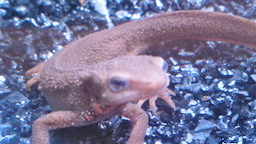
//> input picture dataset/imori.jpg, 256 x 144 px
$ ./007   (built with g++ and OpenCV 4)
//> lines starting //> are read from the running program, lines starting //| are printed output that depends on the picture
#include <opencv2/opencv.hpp>
#include <opencv2/highgui/highgui.hpp>
#include <iostream>
#include <math.h>

using namespace cv;
using namespace std;

int main(int argc, const char* argv[])
{
    Mat img = imread("../dataset/imori.jpg", IMREAD_COLOR);
//> img is the input picture: 144 rows x 256 cols, CV_8UC3; mean B, G, R 151.6, 116.6, 119.3

    if(! img.data)
    {
        cout << "Could not open or find the image" << std::endl;
        return -1;
    }

    int height = img.rows;
//> height = 144
    int width = img.cols;
//> width = 256
    int R = 8; //平均グリッド
    double v = 0;

    // Mat out = img.clone();
    Mat out = Mat::zeros(height, width, CV_8UC3);

    for(int j=0;j<height;j+=R){
        for(int i=0;i<width;i+=R){
            for(int c=0;c<3;c++){
                v = 0;
                for(int _j=0;_j<R;_j++){
                    for(int _i=0;_i<R;_i++){
                        v += (double)img.at<Vec3b>(j+_j, i+_i)[c];
                    }
                }
                v /= (R * R);
                for(int _j=0;_j<R;_j++){
                    for(int _i=0;_i<R;_i++){
                        out.at<Vec3b>(j+_j, i+_i)[c] = (uchar)v;
                    }
                }
            }
        }
    }
//> this loop made 18 passes
//> v on passes 1 to 12: 127.1, 108.4, 141.7, 142.9, 125.8, 121.9, 108, 101, 83.02, 92.3, 53.02, 50.69
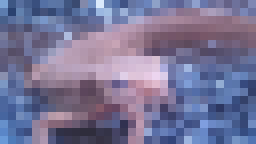
//> out: 144 rows x 256 cols, CV_8UC3; mean B, G, R 151.1, 116.1, 118.7
//> after the loop, v = 83.84

    imwrite("imoried.jpg", out);

    return 0;
}
